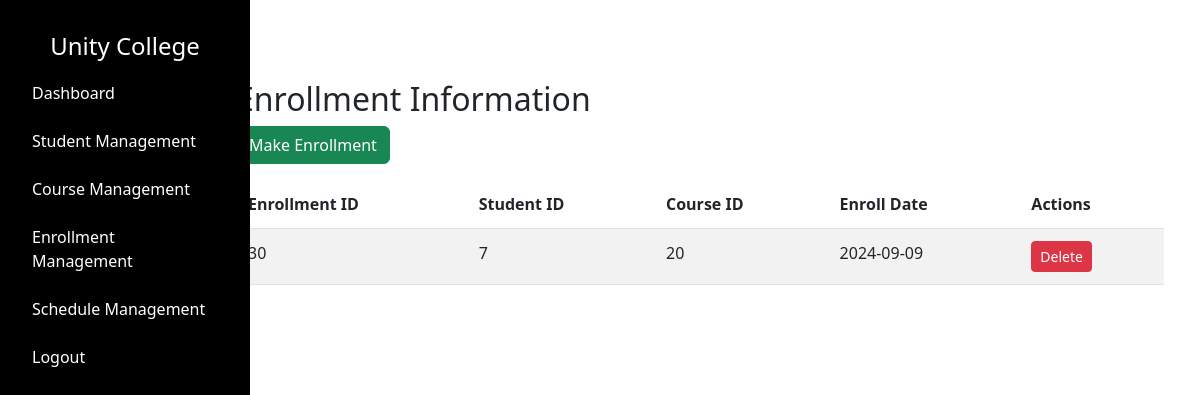
/admin/enrollmentmgt (signed in), run on an earlier commit of the app's database.
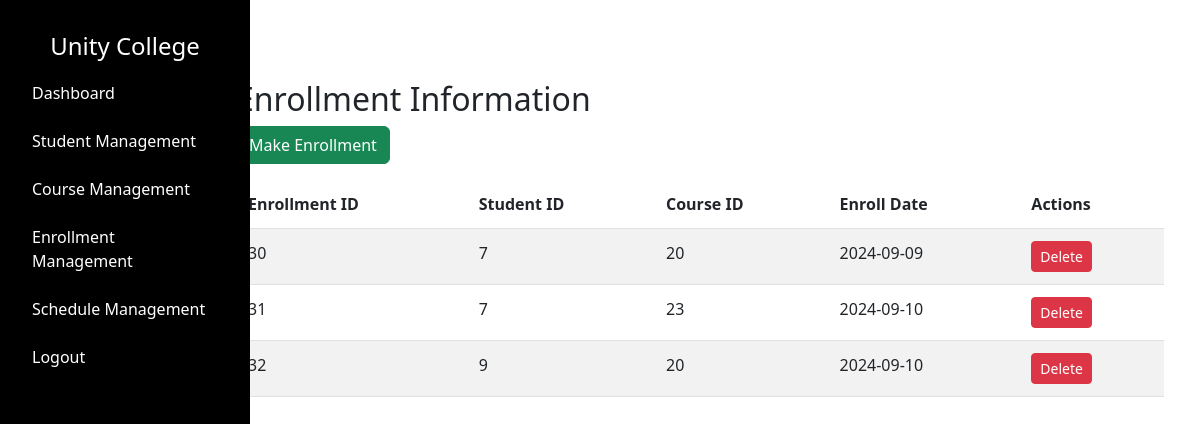
And on a later commit of the database.
### tables this page shows
CREATE TABLE "enrollment" (
    "id" INTEGER PRIMARY KEY AUTOINCREMENT,
    "student_id" INTEGER NOT NULL,
    "course_id" INTEGER NOT NULL,
    "enroll_date" DATE NOT NULL,
    FOREIGN KEY("student_id") REFERENCES "student"("id") ON DELETE RESTRICT,
    FOREIGN KEY("course_id") REFERENCES "course"("id") ON DELETE RESTRICT
);

### app.py (the view)
@app.route("/admin/enrollmentmgt", methods=["GET"])
def admin_view_enrollment():
    if 'username' not in session or session.get('user_type') != 'admin':
        return redirect(url_for('admin_login'))
    username = session.get('username')
    enrollment = query_db("SELECT * FROM enrollment")
    enrollment_list = []
    for record in enrollment:
        enrollment_dict = {
            "id": record[0],
            "student_id": record[1],
            "course_id": record[2],
            "enroll_date": record[3],
        }
        enrollment_list.append(enrollment_dict)
    return render_template("admin/enrollmentmgmt.html", enrollment_list=enrollment_list, username=username, time=time)

### dbcontroller.py (called while the page is built)
def query_db(query, args=(), one=False):
    con = sqlite3.connect('advweb.db')
    cur = con.cursor()
    cur.execute(query, args)
    rv = cur.fetchall()
    cur.close()
    con.close()
    return (rv[0] if rv else None) if one else rv

### templates/admin/enrollmentmgmt.html (shortened to what this page needs)
{% extends "/admin/layout.html" %} {% block content %}
<link href="/static/css/admin/enrollmentmgmt.css" rel="stylesheet" />
<div class="container mt-5">
  <h2>Enrollment Information</h2>
  <a href="{{ url_for('admin_enroll') }}" class="btn btn-success mb-3"
    >Make Enrollment</a
  >
  <div class="table-responsive">
    <table class="table table-striped">
      <thead>
        <tr>
          <th>Enrollment ID</th>
          <th>Student ID</th>
          <th>Course ID</th>
          <th>Enroll Date</th>
          <th>Actions</th>
        </tr>
      </thead>
      <tbody>
        {% for enrollment in enrollment_list %}
        <tr>
          <td>{{ enrollment['id'] }}</td>
          <td>{{ enrollment['student_id'] }}</td>
          <td>{{ enrollment['course_id'] }}</td>
          <td>{{ enrollment['enroll_date'] }}</td>
          <td>
            <form
              action="{{ url_for('delete_enrollment', id=enrollment['id']) }}"
              method="post"
              style="display: inline"
            >
              <button
                type="submit"
                class="btn btn-danger btn-sm"
                onclick="return confirm('Are you sure you want to delete this enrollment?')"
              >
                Delete
              </button>
            </form>
          </td>
        </tr>
        {% endfor %}
      </tbody>
    </table>
  </div>
</div>
{% endblock %}

What changed in the data, as far as the page shows it:
added enrollment: id "31", student_id "7", course_id "23", enroll_date "2024-09-10"
added enrollment: id "32", student_id "9", course_id "20", enroll_date "2024-09-10"
